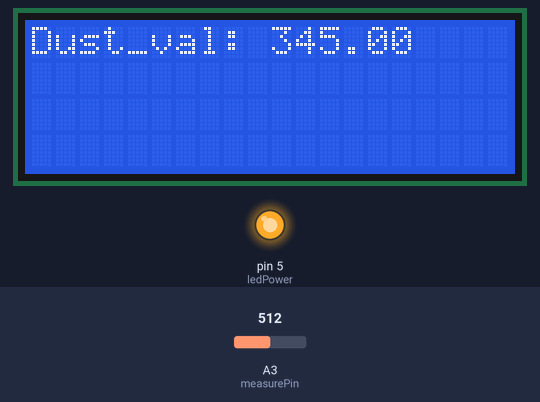
Bench run of a sketch on a simulated Arduino Leonardo, built with avr-gcc and run on an emulated ATmega32U4. Parts: 20×4 character LCD, output pins drawn as LEDs (lit = HIGH). The test bench sets the inputs (shaded band); at power-on: A3 (measurePin) = 512. WiFi joins after 1.5 s; servers stay silent unless stated; what the sketch prints to the serial monitor is not drawn.

Above: at 2.31 s.
2.8 s: A3 (measurePin) set to 716
At 3.78 s:
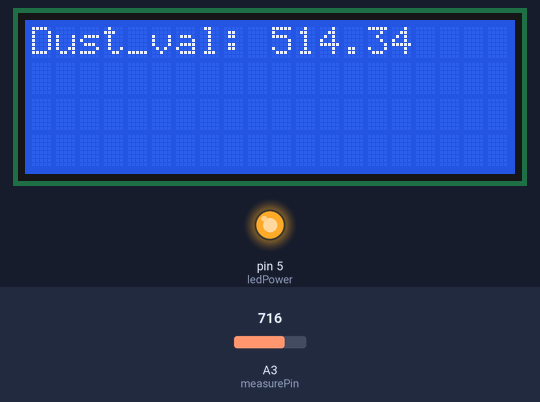
5.8 s: A3 (measurePin) set to 900
At 6.23 s:
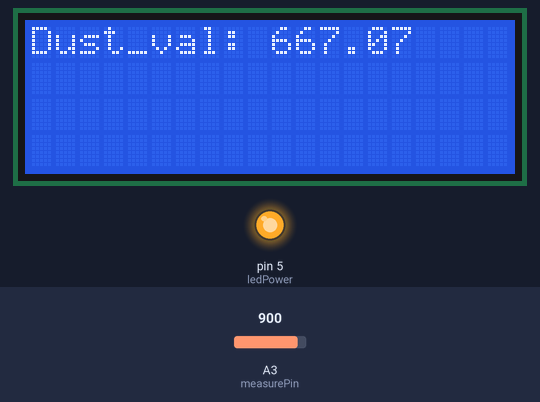
7.5 s: A3 (measurePin) set to 1023
At 7.94 s:
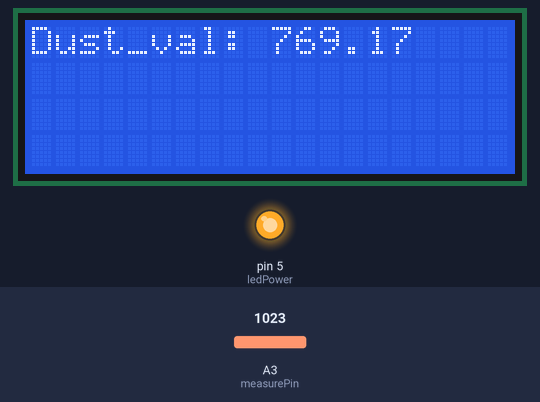
Timing chart, 0 to 10.5 s (numbered marks = the images above; inputs shaded):
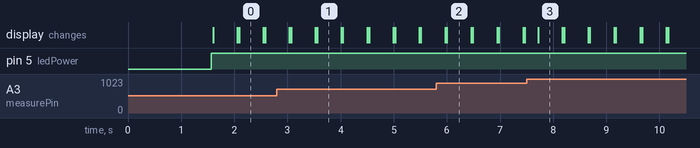

Measured:
- after the input at 2.8 s, the display: first differs from a run without the input after 0.27 s (image 1)
- after the input at 5.8 s, the display: first differs from a run without the input after 0.20 s (image 2)
- after the input at 7.5 s, the display: changes after 0.22 s (image 3)
- what the display in image 0 shows lasts 0.4 s, from 2.1 s to 2.5 s

The sketch:

ResDust.ino
```cpp
#include <ArduinoJson.h>

#include "WiFiEsp.h"
#include <LiquidCrystal_I2C.h>

LiquidCrystal_I2C lcd(0x27, 20, 4);
//=======================================================================
//                    dust setup
//=======================================================================
int measurePin = A3; //Connect dust sensor to Arduino A0 pin
int ledPower = 5; //Connect 3 led driver pins of dust sensor to Arduino D2
int samplingTime = 280;
int deltaTime = 40; //아두이노에서 analogRead를 위해 필요한 시간을 주는 부분으로 ADC(Analog to Digital Convert) 변환에 필요한 시간
int sleepTime = 9680; //발광부에서 작동되는 LED를 잠시 꺼두고 센서를 잠시 Idle(유휴) 상태로 두는 시간
float voMeasured = 0.0;
float calcVoltage = 0.0;
float dustDensity = 0.0;
float dust_val = 0.0;
String iotId = "나의 공기측정1";

//=======================================================================
//                    wifi setup
//=======================================================================
unsigned long lastConnectionTime = 0;         // last time you connected to the server, in milliseconds
const unsigned long postingInterval = 5000L; // delay between updates, in millisecondsunsigned long lastConnectionTime = 0;
const int WIFI_Initial_time = 2000;

String rcvbuf;
boolean getIsConnected = false;

//Web/Server address to read/write from

IPAddress hostIp(13,209,87,1);
int SERVER_PORT = 80;

#ifndef HAVE_HWSERIAL188
#include "SoftwareSerial.h"
SoftwareSerial Serial1(2, 3); // RX, TX
#endif

char ssid[] = "iptime";            // your network SSID (name)
char pass[] = "12345678";        // your network password
int status = WL_IDLE_STATUS;     // the Wifi radio's status

char server[] = "13.209.87.1";

// Initialize the Ethernet client object
WiFiEspClient client;

//=======================================================================
//                    Power on setup
//=======================================================================
void setup()
{
  lcd.init();
  lcd.backlight();

  pinMode(ledPower, OUTPUT);
  // initialize serial for debugging
  Serial.begin(9600);
  // initialize serial for ESP module
  Serial1.begin(9600);

  // initialize ESP module
  WiFi.init(&Serial1);
  // 와이파이 존재 유무
  if (WiFi.status() == WL_NO_SHIELD) {
    Serial.println("WiFi shield not present");
    // don't continue
    while (true);
  }

  // 와이파이 연결 시도
  while ( status != WL_CONNECTED) {
    Serial.print("Attempting to connect to WPA SSID: ");
    Serial.println(ssid);
    // Connect to WPA/WPA2 network
    status = WiFi.begin(ssid, pass);
  }

  // 연결 됐을때 출력문
  Serial.println("You're connected to the network");
  Serial.println();
  Serial.println("Starting connection to server...");
}
//=======================================================================
//                    Main Program Loop
//=======================================================================
void loop()
{
  get_dust(); // 측정 메소드
  Serial.println("===========================================");
  lcd.clear();
  Serial.println();
}

//=======================================================================
//                    get_Dust(measure)
//=======================================================================
void get_dust() {
  Serial.println();
  digitalWrite(ledPower, LOW); // power on the LED
  delayMicroseconds(samplingTime);
  voMeasured = analogRead(measurePin); // read the dust value
  delayMicroseconds(deltaTime);
  digitalWrite(ledPower, HIGH); // turn the LED off
  delayMicroseconds(sleepTime);
  // 0 - 5V mapped to 0 - 1023 integer values
  // recover voltage
  calcVoltage = voMeasured * (5.0 / 1024.0);
  // linear eqaution taken from http://www.howmuchsnow.com/arduino/airquality/
  // Chris Nafis (c) 2012
  dustDensity = 0.17 * calcVoltage - 0.1;
  dust_val = ((0.17 * calcVoltage - 0.1) * 1000) + 20;

  if (dust_val < 0) {
    dust_val = 20;
  }
  Serial.print("Raw Signal Value (0-1023): ");
  Serial.print(voMeasured);

  Serial.print(" - Voltage: ");
  Serial.print(calcVoltage);

  Serial.print(" - Dust Density: ");
  Serial.println(dustDensity); // unit: mg/m3

  Serial.print("// dust_val:");
  Serial.println(dust_val); // 미세먼지 측정 값

  lcd.setCursor(0, 0);
  lcd.print("Dust_val: ");
  lcd.print(dust_val);
  //=======================================================================
  Serial.println("iotId: " + iotId);
  dust(dust_val, iotId);
}

//=======================================================================
//                    Dust
//=======================================================================
void dust(int dust, String iotId) {
  Serial.println("센서 측정값 전달 대기중...");

  // 연결됐을때, 밑에 명령들 실행
  if (client.connect(server, 80)) {
    Serial.println("Connecting...");

    //POST Data Set//
    String jsondata = "";

    StaticJsonBuffer<200> jsonBuffer;  //json변환에 필요한 버퍼 생성
    JsonObject& root = jsonBuffer.createObject(); //json형식을 만들어 낼수있는 객체 생성
    root["dust_val"] = dust; // key=["dust_val"], value=dust_val
    root["iotId"] = iotId;

    root.printTo(jsondata); // printTo => String변수로 변환
    Serial.print("jsondata: ");
    Serial.println(jsondata);

    // send the HTTP POST request
    client.print(F("POST /dustData"));
    client.print(F(" HTTP/1.1\r\n"));
    client.print(F("Cache-Control: no-cache\r\n"));
    client.print(F("Host: 13.209.87.1:80\r\n"));
    client.print(F("User-Agent: Arduino\r\n"));
    client.print(F("Content-Type: application/json;charset=UTF-8\r\n"));
    client.print(F("Content-Length: "));
    client.println(jsondata.length());
    client.println();
    client.println(jsondata);
    client.print(F("\r\n\r\n"));

    // note the time that the connection was made
    lastConnectionTime = millis();
    getIsConnected = true;
  }

  else {
    // if you couldn't make a connection
    Serial.println("Connection failed");
    getIsConnected = false;
  }
  client.flush();
  client.stop();
}
```
